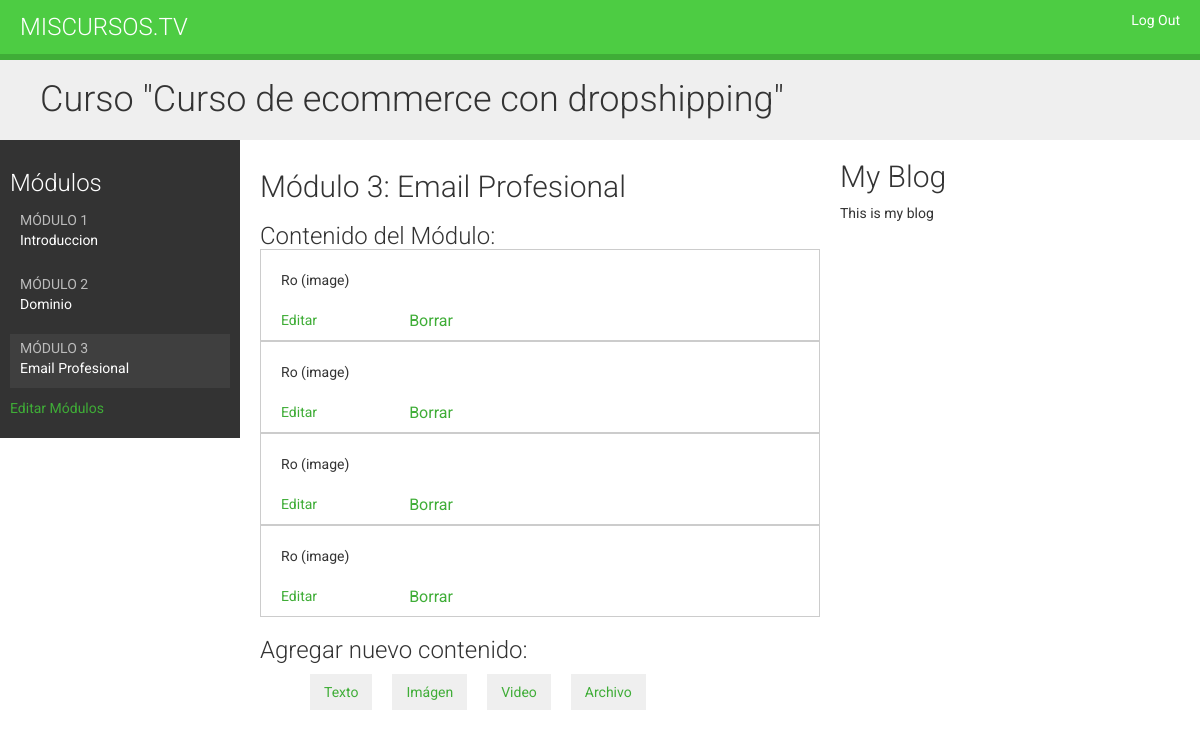
Screenshot of /course/module/6/ (signed in) with the database file from the repository.
### elearning/models.py (models this page shows, shortened)
class Course(models.Model):
    owner = models.ForeignKey(User, related_name='courses_created', on_delete=models.CASCADE)
    subject = models.ForeignKey(Subject, related_name='courses', on_delete=models.CASCADE)
    title = models.CharField(max_length=200)
    slug = models.CharField(max_length=200, unique=True)
    overview = models.TextField()
    created = models.DateTimeField(auto_now_add=True)
    class Meta:
        ordering = ['-created']

class Module(models.Model):
    course = models.ForeignKey(Course, related_name='modules', on_delete=models.CASCADE)
    title = models.CharField(max_length=200)
    description = models.TextField(blank=True)
    order = OrderField(blank=True, for_fields=['course'])
    class Meta:
        ordering = ['order']

class Content(models.Model):
    module = models.ForeignKey(Module, related_name='contents', on_delete=models.CASCADE)
    content_type = models.ForeignKey(ContentType, on_delete=models.CASCADE, limit_choices_to={'model__in': ('text', 'video', 'image', 'file')})
    object_id = models.PositiveIntegerField()
    item = GenericForeignKey('content_type', 'object_id')
    order = OrderField(blank=True, for_fields=['module'])
    class Meta:
        ordering = ['order']

class ItemBase(models.Model):
    owner = models.ForeignKey(User, related_name='%(class)s_related', on_delete=models.CASCADE)
    title = models.CharField(max_length=250)
    created = models.DateTimeField(auto_now_add=True)
    updated = models.DateTimeField(auto_now=True)
    class Meta:
        abstract = True
    def __str__(self):
        return self.title

class Image(ItemBase):
    file = models.FileField(upload_to='images')

### elearning/views.py (the view)
# urls.py: path('module/<int:module_id>/', views.ModuleContentListView.as_view(), name='module_content_list'),
class ModuleContentListView(TemplateResponseMixin, View):
    template_name = 'manage/module/content_list.html'
    def get(self, request, module_id):
        module = get_object_or_404(Module, id=module_id, course__owner=request.user)
        return self.render_to_response({'module': module})

### elearning/templatetags/course.py (called while the page is built)
@register.filter
def model_name(obj):
    try:
        return obj._meta.model_name
    except AttributeError:
        return None

### elearning/templates/manage/module/content_list.html (shortened to what this page needs)
{% extends 'base.html' %}
{% load static %}
{% load course %}
{% block css %}
<link rel="stylesheet" href="{% static 'css/base.css' %}">
<link rel="stylesheet" href="https://ajax.googleapis.com/ajax/libs/jqueryui/1.12.1/themes/smoothness/jquery-ui.css">
{% endblock %}
{% block content %}
    {% with course=module.course %}
        <h1>Curso "{{ course.title }}"</h1>
        <div class="contents">
            <h3>Módulos</h3>
            <ul id="modules">
                {% for m in course.modules.all %}
                    <li data-id="{{ m.id }}" {% if m == module %} class="selected" {% endif %}>
                        <a href="{% url 'module_content_list' m.id %}">
                            <span>Módulo <span class="order">{{ m.order|add:1 }}</span></span>
                            <br>
                            {{ m.title }}
                        </a>
                    </li>
                {% empty %}
                    <li>Aún no hay módulos</li>
                {% endfor %}
            </ul>
            <p><a href="{% url 'course_module_update' course.id %}">Editar Módulos</a></p>
        </div>
        <div class="module">
            <h2>Módulo {{ module.order|add:1 }}: {{ module.title }}</h2>
            <h3>Contenido del Módulo:</h3>
            <div id="module-contents">
                {% for content in module.contents.all %}
                <div data-id="{{ content.id }}">
                    {% with item=content.item %}
                    <p>{{ item }} ({{ item|model_name }})</p>
                    <a href="{% url 'module_content_update' module.id item|model_name item.id %}">Editar</a>
                    <form action="{% url 'module_content_delete' content.id %}>" method="post">
                        <input type="submit" value="Borrar">
                    </form>
                    {% endwith %}
                </div>
                {% empty %}
                    <p>Este módulo aún no tiene contenidos</p>
                {% endfor %}
            </div>
            <h3>Agregar nuevo contenido:</h3>
            <ul class="content-types">
                <li><a href="{% url 'module_content_create' module.id  'text' %}">Texto</a></li>
                <li><a href="{% url 'module_content_create' module.id  'image' %}">Imágen</a></li>
                <li><a href="{% url 'module_content_create' module.id  'video' %}">Video</a></li>
                <li><a href="{% url 'module_content_create' module.id  'file' %}">Archivo</a></li>
            </ul>
        </div>
    {% endwith %}
{% endblock %}

### static/css/base.css (style rules this page uses)
body { margin:0; font-family:'Roboto', sans-serif; font-weight:400; color:#333; }
a { color:#3fad37; text-decoration:none; }
ul { float:left; }
h1, h2, h3, h4, h5, h6 { font-family:'Roboto', sans-serif; font-weight:300; }
h1 { background:#efefef; width:100%; overflow:auto; padding:20px 0 20px 40px; margin:0; }
.module { padding:10px 20px; float:left; width:600px; }
.module h3 { margin:20px 0 0; padding:0; width:100%; }
.module p { margin:10px 0 20px; width:100%; float:left; }
.contents { width:20%; padding:10px; float:left; background:#333; color: #fff; font-family:'Roboto', sans-serif; }
.contents ul { list-style:none; margin:0; padding:0; width:100%; }
.contents ul li { margin:0 0 10px 0; padding:4px 10px 10px; overflow:auto; cursor:move; }
.contents ul li.selected { background:#3f3f3f; }
.contents ul span { text-transform:uppercase; color:#bbb; font-size:14px; }
.contents ul a { display:block; color:#fff; text-decoration:none; }
ul.content-types li { list-style:none; float:left; margin:10px; background:#efefef; padding:8px 14px; }
input, select, textarea { border:1px solid #ccc; border-bottom:3px solid #ccc; padding:8px 12px; font-size:16px; font-family:'Roboto', sans-serif; float:left; clear:both; width:300px; }
input[type=submit], a.button { border-radius:5px; background:#4dcc43; color:#fff; font-size:16px; text-transform:uppercase; border:none; padding:10px 20px; margin:20px 0; }
#module-contents div { padding:10px 20px; border:1px solid #ccc; background:#fff }
#module-contents form { margin:0; padding:0; }
#module-contents input[type=submit] { color:#3fad37; background:none; margin:-20px 0 0; padding:0; float:left; text-transform:none; }

### rows the page displays
Course: title "Curso de ecommerce con dropshipping"
Module: order|add "1", title "Introduccion"
Module: order|add "2", title "Dominio"
Module: order|add "3", title "Email Profesional"
Content: item "Ro", item|model_name "image"
Content: item "Ro", item|model_name "image"
Content: item "Ro", item|model_name "image"
Content: item "Ro", item|model_name "image"
